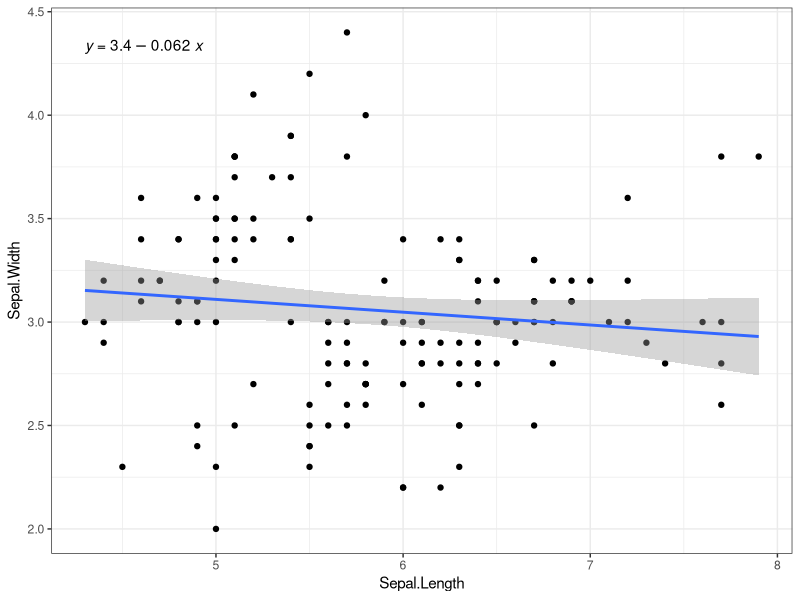
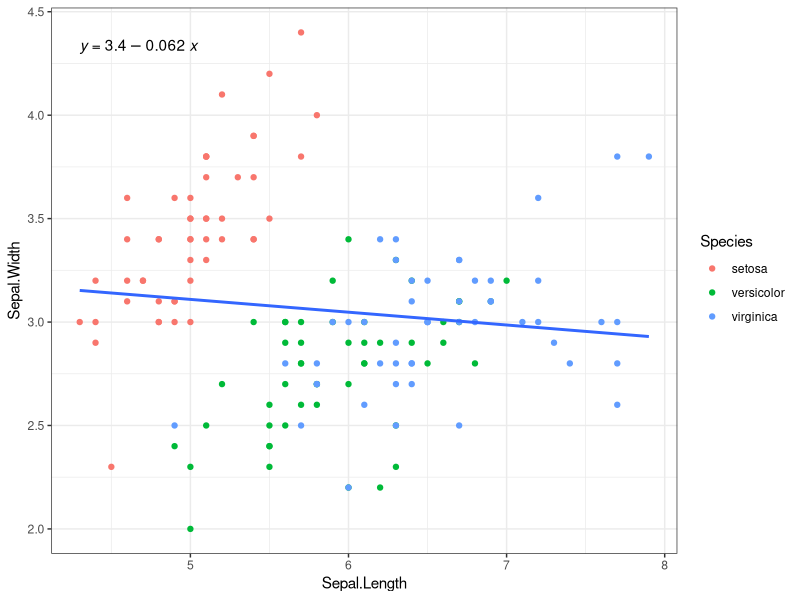
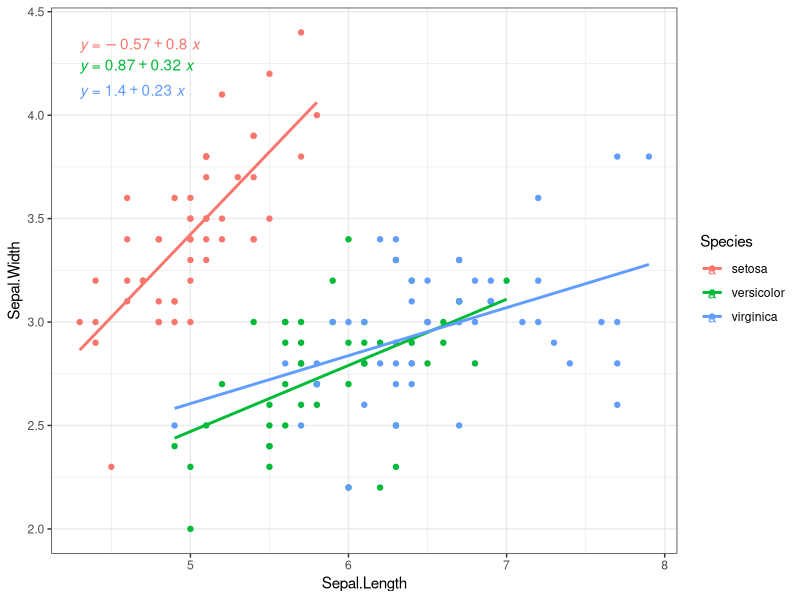
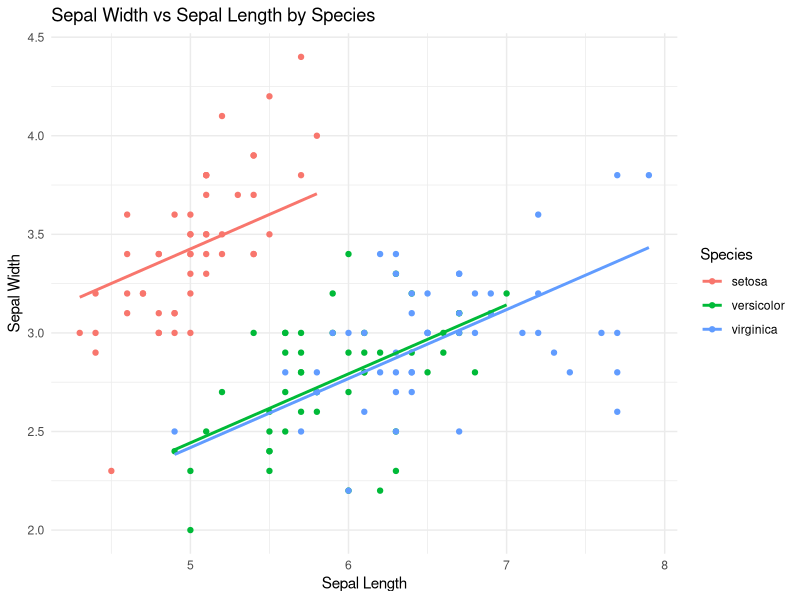
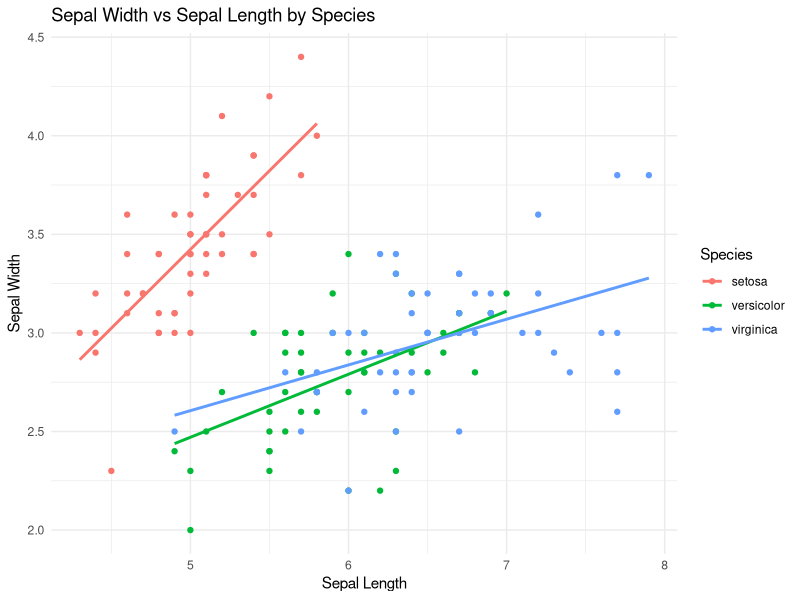

Write R code to recreate these figures, in order.
## ---- chunk 1
library("tidyverse")
library("ggpubr")
library("broom")
## ---- chunk 2
iris %>% 
  ggplot(aes(x=Sepal.Length, y=Sepal.Width)) +
  geom_point() +
  stat_smooth(method="lm") +
  stat_regline_equation() +
  theme_bw()

iris %>% 
  ggplot(aes(x=Sepal.Length, y=Sepal.Width)) +
  geom_point(aes(color=Species)) +
  stat_smooth(method="lm", se = FALSE) +
  stat_regline_equation() +
  theme_bw()

iris %>% 
  ggplot(aes(x=Sepal.Length, y=Sepal.Width, color=Species)) +
  geom_point() +
  stat_smooth(method="lm", se = FALSE) +
  stat_regline_equation() +
  theme_bw()
## ---- chunk 3
iris %>% 
  lm(Sepal.Width ~ Sepal.Length, data = . ) %>% 
  tidy()
## ---- chunk 4
model_multy <-lm( Sepal.Width ~ Sepal.Length + Species, data = iris) 

model_multy %>% tidy()
## ---- chunk 5
# predict(model_multy, iris)
## ---- chunk 6
# Get the model predictions
iris$predicted_multy <- predict(model_multy, iris)
## ---- chunk 7
ggplot(iris, aes(x = Sepal.Length, y = Sepal.Width, color = Species)) +
  geom_point() +
  geom_line(aes(y = predicted_multy), linewidth = 1) +
  labs(title = "Sepal Width vs Sepal Length by Species",
       x = "Sepal Length",
       y = "Sepal Width") +
  theme_minimal()
## ---- chunk 8
# iris %>% 
#   ggplot(aes(Sepal.Length, predicted_multy))+
#   geom_point(aes(colour = Species))
## ---- chunk 9
model_int <- lm(Sepal.Width ~ Sepal.Length * Species, data = iris)

model_int %>% tidy()

# Get the model predictions
iris$predicted <- predict(model_int, iris)

ggplot(iris, aes(x = Sepal.Length, y = Sepal.Width, color = Species)) +
  geom_point() +
  geom_line(aes(y = predicted), size = 1) +
  #geom_smooth(method="lm", se = FALSE) +
  labs(title = "Sepal Width vs Sepal Length by Species",
       x = "Sepal Length",
       y = "Sepal Width") +
  theme_minimal()
